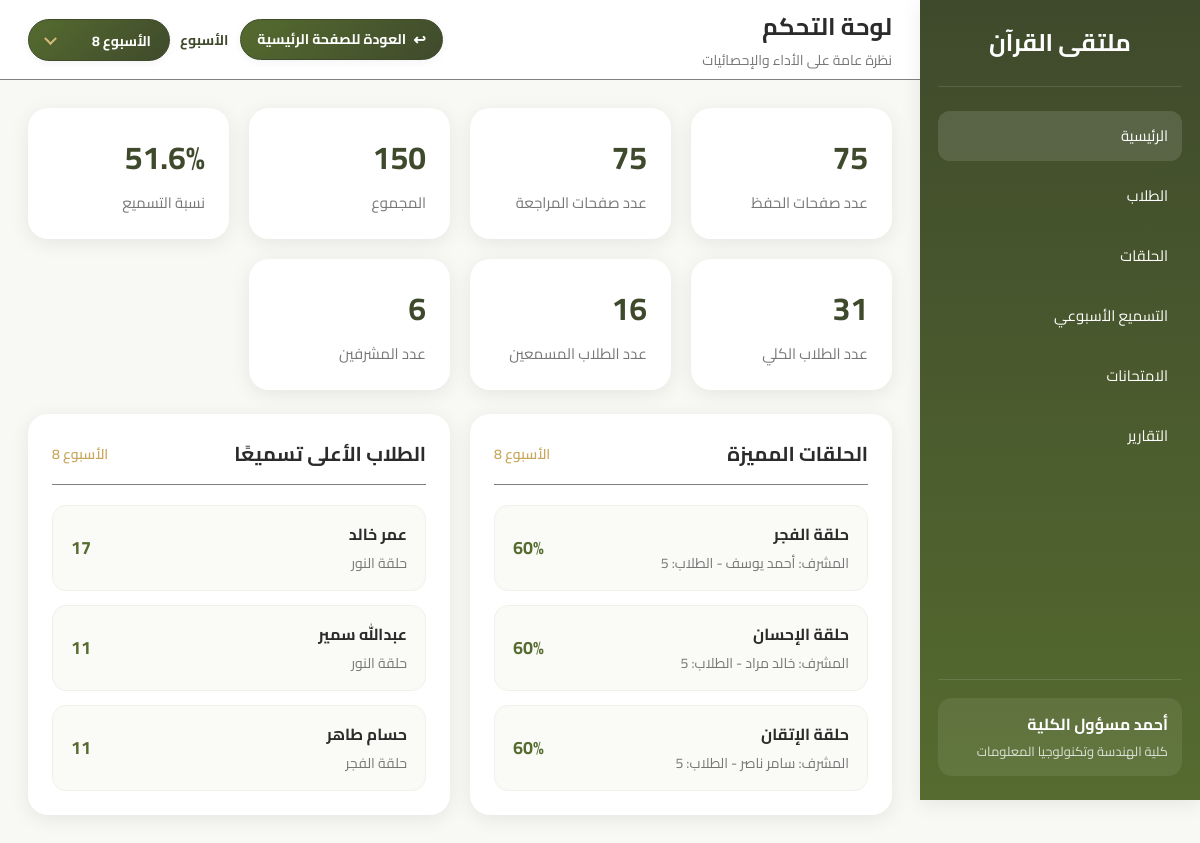
Screenshot of /pages/college-admin-dashboard.php (signed in) with the database file from the repository.
### tables this page shows
CREATE TABLE `managers` (
  `manager_id` int(11) NOT NULL,
  `user_id` int(11) NOT NULL,
  `college_id` int(11) NOT NULL,
  `full_name` varchar(150) NOT NULL
);

CREATE TABLE `colleges` (
  `college_id` int(11) NOT NULL,
  `college_name` varchar(150) NOT NULL
);

CREATE TABLE `weeks` (
  `week_id` int(11) NOT NULL,
  `week_number` int(11) NOT NULL
);

CREATE TABLE `halqas` (
  `halqa_id` int(11) NOT NULL,
  `college_id` int(11) NOT NULL,
  `supervisor_id` int(11) NOT NULL,
  `name` varchar(150) NOT NULL
);

CREATE TABLE `supervisors` (
  `supervisor_id` int(11) NOT NULL,
  `user_id` int(11) NOT NULL,
  `name` varchar(150) NOT NULL,
  `phone` varchar(20) DEFAULT NULL
);

### pages/college-admin-dashboard.php (the view, shortened to what this page needs)
<?php
require_once __DIR__ . "/../php/db_connect.php";
function e($value)
{
    return htmlspecialchars((string) $value, ENT_QUOTES, "UTF-8");
}
function fallbackValue($value, $fallback)
{
    return ($value === null || $value === "") ? $fallback : $value;
}
function numberValue($value)
{
    return (int) $value;
}
function formatNumberValue($value)
{
    $number = (float) $value;
    if (floor($number) == $number) {
        return (string) (int) $number;
    }
    return rtrim(rtrim(number_format($number, 1, ".", ""), "0"), ".");
}
function formatPercentValue($value)
{
    return formatNumberValue($value) . "%";
}
$userId = $_SESSION["user_id"];
$managerStmt = $pdo->prepare("
    SELECT
        managers.manager_id,
        managers.full_name AS manager_name,
        managers.college_id,
        colleges.college_name
    FROM managers
    JOIN colleges ON managers.college_id = colleges.college_id
    WHERE managers.user_id = ?
    LIMIT 1
");
$managerStmt->execute(array($userId));
$manager = $managerStmt->fetch(PDO::FETCH_ASSOC);
$collegeId = $manager["college_id"];
$managerName = fallbackValue($manager["manager_name"], isset($_SESSION["username"]) ? $_SESSION["username"] : "لا يوجد بيانات");
$collegeName = fallbackValue($manager["college_name"], "لا يوجد بيانات");
$weeksStmt = $pdo->prepare("
    SELECT week_id, week_number
    FROM weeks
    ORDER BY week_number ASC
");
$weeksStmt->execute();
$weeks = $weeksStmt->fetchAll(PDO::FETCH_ASSOC);
$latestWeekStmt = $pdo->prepare("
    SELECT MAX(week_id) AS latest_week_id
    FROM weeks
");
$latestWeekStmt->execute();
$latestWeekRow = $latestWeekStmt->fetch(PDO::FETCH_ASSOC);
$latestWeekId = $latestWeekRow && $latestWeekRow["latest_week_id"] ? numberValue($latestWeekRow["latest_week_id"]) : 0;
$selectedWeekId = $latestWeekId;
$selectedWeekNumber = "";
foreach ($weeks as $weekOption) {
    if ((int) $weekOption["week_id"] === (int) $selectedWeekId) {
        $selectedWeekNumber = $weekOption["week_number"];
        break;
    }
}
$selectedWeekLabel = $selectedWeekNumber !== "" ? "الأسبوع " . $selectedWeekNumber : "لا يوجد أسبوع مسجل";
$recitationStatsStmt = $pdo->prepare("
    SELECT
        COALESCE(SUM(CASE WHEN recitations.type = 'حفظ' THEN recitations.pages_count ELSE 0 END), 0) AS memorization_pages,
        COALESCE(SUM(CASE WHEN recitations.type = 'مراجعة' THEN recitations.pages_count ELSE 0 END), 0) AS revision_pages
    FROM recitations
    JOIN students ON recitations.student_id = students.student_id
    JOIN halqas ON students.halqa_id = halqas.halqa_id
    WHERE halqas.college_id = ? AND recitations.week_id = ?
");
$recitationStatsStmt->execute(array($collegeId, $selectedWeekId));
$recitationStats = $recitationStatsStmt->fetch(PDO::FETCH_ASSOC);
$memorizationPages = $recitationStats ? numberValue($recitationStats["memorization_pages"]) : 0;
$revisionPages = $recitationStats ? numberValue($recitationStats["revision_pages"]) : 0;
$totalPages = $memorizationPages + $revisionPages;
$totalStudentsStmt = $pdo->prepare("
    SELECT COUNT(students.student_id) AS total_students
    FROM students
    JOIN halqas ON students.halqa_id = halqas.halqa_id
    WHERE halqas.college_id = ?
");
$totalStudentsStmt->execute(array($collegeId));
$totalStudentsRow = $totalStudentsStmt->fetch(PDO::FETCH_ASSOC);
$totalStudents = $totalStudentsRow ? numberValue($totalStudentsRow["total_students"]) : 0;
$heardStudentsStmt = $pdo->prepare("
    SELECT COUNT(DISTINCT recitations.student_id) AS heard_students
    FROM recitations
    JOIN students ON recitations.student_id = students.student_id
    JOIN halqas ON students.halqa_id = halqas.halqa_id
    WHERE halqas.college_id = ? AND recitations.week_id = ?
");
$heardStudentsStmt->execute(array($collegeId, $selectedWeekId));
$heardStudentsRow = $heardStudentsStmt->fetch(PDO::FETCH_ASSOC);
$heardStudents = $heardStudentsRow ? numberValue($heardStudentsRow["heard_students"]) : 0;
$recitationRate = $totalStudents > 0 ? round(($heardStudents / $totalStudents) * 100, 1) : 0;
$supervisorsStmt = $pdo->prepare("
    SELECT COUNT(DISTINCT supervisors.supervisor_id) AS supervisors_count
    FROM supervisors
    JOIN halqas ON supervisors.supervisor_id = halqas.supervisor_id
    WHERE halqas.college_id = ?
");
$supervisorsStmt->execute(array($collegeId));
$supervisorsRow = $supervisorsStmt->fetch(PDO::FETCH_ASSOC);
$supervisorsCount = $supervisorsRow ? numberValue($supervisorsRow["supervisors_count"]) : 0;
$topStudentsStmt = $pdo->prepare("
    SELECT
        students.name AS student_name,
        halqas.name AS halqa_name,
        COALESCE(SUM(recitations.pages_count), 0) AS weekly_pages
    FROM recitations
    JOIN students ON recitations.student_id = students.student_id
    JOIN halqas ON students.halqa_id = halqas.halqa_id
    WHERE halqas.college_id = ? AND recitations.week_id = ?
    GROUP BY students.student_id, students.name, halqas.name
    HAVING weekly_pages > 0
    ORDER BY weekly_pages DESC, students.student_id ASC
    LIMIT 3
");
$topStudentsStmt->execute(array($collegeId, $selectedWeekId));
$topStudents = $topStudentsStmt->fetchAll(PDO::FETCH_ASSOC);
$featuredHalqasStmt = $pdo->prepare("
    SELECT
        halqas.halqa_id,
        halqas.name AS halqa_name,
        supervisors.name AS supervisor_name,
        COUNT(DISTINCT students.student_id) AS total_students,
        COUNT(DISTINCT recitations.student_id) AS heard_students
    FROM halqas
    LEFT JOIN supervisors ON halqas.supervisor_id = supervisors.supervisor_id
    LEFT JOIN students ON halqas.halqa_id = students.halqa_id
    LEFT JOIN recitations ON students.student_id = recitations.student_id AND recitations.week_id = ?
    WHERE halqas.college_id = ?
    GROUP BY halqas.halqa_id, halqas.name, supervisors.name
    ORDER BY
        CASE
            WHEN COUNT(DISTINCT students.student_id) > 0
            THEN COUNT(DISTINCT recitations.student_id) / COUNT(DISTINCT students.student_id)
            ELSE 0
        END DESC,
        halqas.halqa_id ASC
    LIMIT 3
");
$featuredHalqasStmt->execute(array($selectedWeekId, $collegeId));
$featuredHalqas = $featuredHalqasStmt->fetchAll(PDO::FETCH_ASSOC);
?>
<!DOCTYPE html>
<html lang="ar" dir="rtl">
<head>
    <link rel="stylesheet" href="../assets/css/variables.css">
    <link rel="stylesheet" href="../assets/css/reset.css">
    <link rel="stylesheet" href="../assets/css/global.css">
    <link rel="stylesheet" href="../assets/css/layout.css">
    <link rel="stylesheet" href="../assets/css/dashboard.css?v=week-filter-20260518">
</head>
<body>
<div class="app-layout">
    <aside class="sidebar">
        <div class="sidebar-top">
            <div class="sidebar-brand">
                <h2>ملتقى القرآن</h2>
            </div>
            <nav class="sidebar-menu">
                <a href="college-admin-dashboard.php" class="active">الرئيسية</a>
                <a href="students.php">الطلاب</a>
                <a href="halqas.php">الحلقات</a>
                <a href="weekly-recitation.php">التسميع الأسبوعي</a>
                <a href="exams.php">الامتحانات</a>
                <a href="reports.php">التقارير</a>
            </nav>
        </div>
        <div class="sidebar-bottom">
            <div class="sidebar-user">
                <h4><?php echo e($managerName); ?></h4>
                <p><?php echo e($collegeName); ?></p>
            </div>
        </div>
    </aside>
    <main class="main-area">
        <header class="topbar">
            <div class="topbar-right">
                <h1>لوحة التحكم</h1>
                <p>نظرة عامة على الأداء والإحصائيات</p>
            </div>
            <div class="topbar-left">
                <a class="topbar-home-link" href="../index.php">
                    <span aria-hidden="true">↩</span>
                    <span>العودة للصفحة الرئيسية</span>
                </a>
                <form method="GET" action="college-admin-dashboard.php" class="admin-week-filter">
                    <label class="week-filter-label" for="week_id">الأسبوع</label>
                    <select class="week-select" id="week_id" name="week_id" onchange="this.form.submit()" aria-label="<?php echo e($selectedWeekLabel); ?>">
                        <?php if (count($weeks) === 0): ?>
                            <option value="0">لا يوجد أسبوع مسجل</option>
                        <?php else: ?>
                            <?php foreach ($weeks as $week): ?>
                                <option value="<?php echo e($week["week_id"]); ?>"<?php echo (int) $week["week_id"] === (int) $selectedWeekId ? " selected" : ""; ?>>
                                    الأسبوع <?php echo e($week["week_number"]); ?>
                                </option>
                            <?php endforeach; ?>
                        <?php endif; ?>
                    </select>
                </form>
            </div>
        </header>
        <section class="page-content">
            <section class="stats-grid">
                <div class="stat-card card">
                    <div class="stat-info">
                        <h3><?php echo e(formatNumberValue($memorizationPages)); ?></h3>
                        <p>عدد صفحات الحفظ</p>
                    </div>
                </div>
                <div class="stat-card card">
                    <div class="stat-info">
                        <h3><?php echo e(formatNumberValue($revisionPages)); ?></h3>
                        <p>عدد صفحات المراجعة</p>
                    </div>
                </div>
                <div class="stat-card card">
                    <div class="stat-info">
                        <h3><?php echo e(formatNumberValue($totalPages)); ?></h3>
                        <p>المجموع</p>
                    </div>
                </div>
                <div class="stat-card card">
                    <div class="stat-info">
                        <h3><?php echo e(formatPercentValue($recitationRate)); ?></h3>
                        <p>نسبة التسميع</p>
                    </div>
                </div>
                <div class="stat-card card">
                    <div class="stat-info">
                        <h3><?php echo e(formatNumberValue($totalStudents)); ?></h3>
                        <p>عدد الطلاب الكلي</p>
                    </div>
                </div>
                <div class="stat-card card">
                    <div class="stat-info">
                        <h3><?php echo e(formatNumberValue($heardStudents)); ?></h3>
                        <p>عدد الطلاب المسمعين</p>
                    </div>
                </div>
                <div class="stat-card card">
                    <div class="stat-info">
                        <h3><?php echo e(formatNumberValue($supervisorsCount)); ?></h3>
                        <p>عدد المشرفين</p>
                    </div>
                </div>
            </section>
            <section class="dashboard-grid">
                <div class="dashboard-panel card">
                    <div class="panel-header">
                        <h2>الحلقات المميزة</h2>
                        <span><?php echo e($selectedWeekLabel); ?></span>
                    </div>
                    <div class="featured-list">
                        <?php if (count($featuredHalqas) === 0): ?>
                            <div class="featured-item">
                                <div>
                                    <h4>لا يوجد بيانات</h4>
                                    <p>المشرف: لا يوجد بيانات</p>
                                </div>
                                <strong>0%</strong>
                            </div>
                        <?php else: ?>
                            <?php foreach ($featuredHalqas as $halqa): ?>
                                <?php
                                $halqaTotalStudents = numberValue($halqa["total_students"]);
                                $halqaHeardStudents = numberValue($halqa["heard_students"]);
                                $halqaRate = $halqaTotalStudents > 0 ? round(($halqaHeardStudents / $halqaTotalStudents) * 100, 1) : 0;
                                ?>
                                <div class="featured-item">
                                    <div>
                                        <h4><?php echo e(fallbackValue($halqa["halqa_name"], "لا يوجد بيانات")); ?></h4>
                                        <p>المشرف: <?php echo e(fallbackValue($halqa["supervisor_name"], "لا يوجد بيانات")); ?> - الطلاب: <?php echo e($halqaTotalStudents); ?></p>
                                    </div>
                                    <strong><?php echo e(formatPercentValue($halqaRate)); ?></strong>
                                </div>
                            <?php endforeach; ?>
                        <?php endif; ?>
                    </div>
                </div>
                <div class="dashboard-panel card">
                    <div class="panel-header">
                        <h2>الطلاب الأعلى تسميعًا</h2>
                        <span><?php echo e($selectedWeekLabel); ?></span>
                    </div>
                    <div class="featured-list">
                        <?php if (count($topStudents) === 0): ?>
                            <div class="featured-item">
                                <div>
                                    <h4>لا يوجد بيانات</h4>
                                    <p>لا يوجد تسميع في هذا الأسبوع</p>
                                </div>
                                <strong>0</strong>
                            </div>
                        <?php else: ?>
                            <?php foreach ($topStudents as $student): ?>
                                <div class="featured-item">
                                    <div>
                                        <h4><?php echo e(fallbackValue($student["student_name"], "لا يوجد بيانات")); ?></h4>
                                        <p><?php echo e(fallbackValue($student["halqa_name"], "لا يوجد بيانات")); ?></p>
                                    </div>
                                    <strong><?php echo e(formatNumberValue($student["weekly_pages"])); ?></strong>
                                </div>
                            <?php endforeach; ?>
                        <?php endif; ?>
                    </div>
                </div>
            </section>
        </section>
    </main>
</div>
</body>
</html>

### rows the page displays
managers: full_name "أحمد مسؤول الكلية", college.college_name "كلية الهندسة وتكنولوجيا المعلومات"
weeks: week_number "الأسبوع 8"
halqas: name "حلقة الفجر", supervisor.name "أحمد يوسف", halqaTotalStudents "5", halqaRate "60%"
halqas: name "حلقة الإحسان", supervisor.name "خالد مراد", halqaTotalStudents "5", halqaRate "60%"
halqas: name "حلقة الإتقان", supervisor.name "سامر ناصر", halqaTotalStudents "5", halqaRate "60%"

### other values shown
formatNumberValue($memorizationPages) "75"
formatNumberValue($revisionPages) "75"
formatNumberValue($totalPages) "150"
formatPercentValue($recitationRate) "51.6%"
formatNumberValue($totalStudents) "31"
formatNumberValue($heardStudents) "16"
formatNumberValue($supervisorsCount) "6"
fallbackValue($student["student_name"], "لا يوجد بيانات") "عمر خالد"
fallbackValue($student["halqa_name"], "لا يوجد بيانات") "حلقة النور"
formatNumberValue($student["weekly_pages"]) "17"
fallbackValue($student["student_name"], "لا يوجد بيانات") "عبدالله سمير"
formatNumberValue($student["weekly_pages"]) "11"
fallbackValue($student["student_name"], "لا يوجد بيانات") "حسام طاهر"
fallbackValue($student["halqa_name"], "لا يوجد بيانات") "حلقة الفجر"
